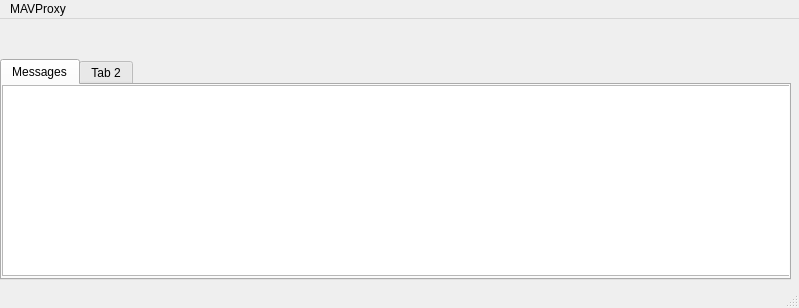
<?xml version="1.0" encoding="UTF-8"?>
<ui version="4.0">
 <class>QtConsole</class>
 <widget class="QMainWindow" name="QtConsole">
  <property name="geometry">
   <rect>
    <x>0</x>
    <y>0</y>
    <width>799</width>
    <height>308</height>
   </rect>
  </property>
  <property name="windowTitle">
   <string>Qt Console</string>
  </property>
  <widget class="QWidget" name="centralwidget">
   <widget class="QTabWidget" name="tabWidget">
    <property name="geometry">
     <rect>
      <x>0</x>
      <y>40</y>
      <width>791</width>
      <height>221</height>
     </rect>
    </property>
    <property name="currentIndex">
     <number>0</number>
    </property>
    <widget class="QWidget" name="tab">
     <attribute name="title">
      <string>Messages</string>
     </attribute>
     <widget class="QTextEdit" name="textEdit">
      <property name="geometry">
       <rect>
        <x>0</x>
        <y>0</y>
        <width>791</width>
        <height>191</height>
       </rect>
      </property>
      <property name="readOnly">
       <bool>true</bool>
      </property>
     </widget>
    </widget>
    <widget class="QWidget" name="tab_2">
     <attribute name="title">
      <string>Tab 2</string>
     </attribute>
    </widget>
   </widget>
  </widget>
  <widget class="QMenuBar" name="menubar">
   <property name="geometry">
    <rect>
     <x>0</x>
     <y>0</y>
     <width>799</width>
     <height>22</height>
    </rect>
   </property>
   <widget class="QMenu" name="menuFIle">
    <property name="title">
     <string>MAVProxy</string>
    </property>
    <addaction name="actionSettings"/>
    <addaction name="actionShow_Map"/>
    <addaction name="actionShow_HUD"/>
   </widget>
   <addaction name="menuFIle"/>
  </widget>
  <widget class="QStatusBar" name="statusbar"/>
  <action name="actionSettings">
   <property name="text">
    <string>Settings</string>
   </property>
  </action>
  <action name="actionShow_Map">
   <property name="text">
    <string>Show Map</string>
   </property>
  </action>
  <action name="actionShow_HUD">
   <property name="text">
    <string>Show HUD</string>
   </property>
  </action>
 </widget>
 <resources/>
 <connections/>
</ui>
